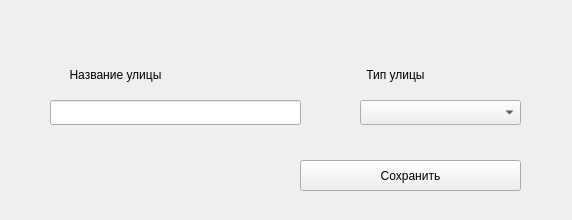
<?xml version="1.0" encoding="UTF-8"?>
<ui version="4.0">
 <class>Form</class>
 <widget class="QWidget" name="Form">
  <property name="geometry">
   <rect>
    <x>0</x>
    <y>0</y>
    <width>572</width>
    <height>220</height>
   </rect>
  </property>
  <property name="windowTitle">
   <string>Form</string>
  </property>
  <widget class="QPushButton" name="pushButton">
   <property name="geometry">
    <rect>
     <x>300</x>
     <y>160</y>
     <width>221</width>
     <height>31</height>
    </rect>
   </property>
   <property name="text">
    <string>Сохранить</string>
   </property>
  </widget>
  <widget class="QLabel" name="label">
   <property name="geometry">
    <rect>
     <x>50</x>
     <y>60</y>
     <width>131</width>
     <height>31</height>
    </rect>
   </property>
   <property name="text">
    <string>&lt;html&gt;&lt;head/&gt;&lt;body&gt;&lt;p align=&quot;center&quot;&gt;Название улицы&lt;/p&gt;&lt;/body&gt;&lt;/html&gt;</string>
   </property>
  </widget>
  <widget class="QLabel" name="label_2">
   <property name="geometry">
    <rect>
     <x>330</x>
     <y>60</y>
     <width>131</width>
     <height>31</height>
    </rect>
   </property>
   <property name="text">
    <string>&lt;html&gt;&lt;head/&gt;&lt;body&gt;&lt;p align=&quot;center&quot;&gt;Тип улицы&lt;/p&gt;&lt;/body&gt;&lt;/html&gt;</string>
   </property>
  </widget>
  <widget class="QLineEdit" name="lineEdit">
   <property name="geometry">
    <rect>
     <x>50</x>
     <y>100</y>
     <width>251</width>
     <height>25</height>
    </rect>
   </property>
  </widget>
  <widget class="QComboBox" name="comboBox">
   <property name="geometry">
    <rect>
     <x>360</x>
     <y>100</y>
     <width>161</width>
     <height>25</height>
    </rect>
   </property>
  </widget>
 </widget>
 <resources/>
 <connections/>
</ui>
